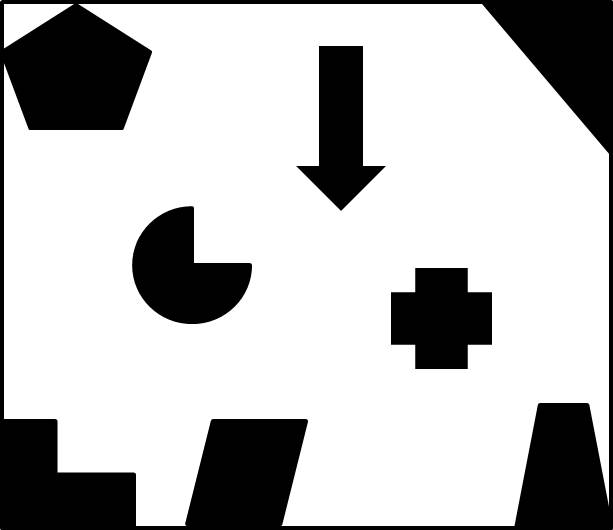
%> input picture matlab_simulation/code v1.0/ME597-6-ScanRegistration/funnymap.jpg, 613 x 530 px
$ octave scanregistration2Dtry.m   (GNU Octave 9; MATLAB toolbox functions it lacks are replaced by stand-ins)
%> lines starting %> are read from the running program, lines starting %| are printed output that depends on the picture; in (x1, y1, x2, y2) boxes, pixels count from 0 and x2, y2 are one past the last pixel; in counts of white or black regions, pixels touching at a corner belong together; the program's own positions count from 1
### matlab_simulation/code v1.0/ME597-10-VerticalMapping/getranges.m
function meas_r = getranges(map,X,meas_phi,rmax,alpha)
% Generate range measurements for a laser scanner based on a map, vehicle
% position and sensor parameters.
% Rough implementation of ray tracing algorithm.

% Initialization
[M,N] = size(map);
x = X(1);
z = X(2);
th = X(3);
meas_r = rmax*ones(size(meas_phi));

% For each measurement bearing
for i=1:length(meas_phi)
    % For each unit step along that bearing up to max range
   for j=1:round(rmax/alpha)
       % Determine the x,z range to the cell
       xi = x+alpha*j*cos(th+meas_phi(i));
       zi = z+alpha*j*sin(th+meas_phi(i));
       % Determine cell coordinates
       ix = round(xi/alpha);
       iz = round(zi/alpha);

       % If not in the map, set measurement there and stop going further
       % If not in the map, set measurement invalid and stop going further
       if (ix<=1||ix>=M||iz<=1||iz>=N)
           meas_r(i) = rmax; % alpha*j;
           break;
       % If in the map but hitting an obstacle, set measurement range and
       % stop going further
       elseif (map(ix,iz))
           meas_r(i) = alpha*j;
           break;
       end
   end
end

### matlab_simulation/code v1.0/ME597-6-ScanRegistration/scanregistration2Dtry.m
%% Scan Registration example
clear;clc;

%% Create AVI object
makemovie = 0;
if(makemovie)
    vidObj = VideoWriter('ICP2d.avi');
    vidObj.Quality = 100;
    vidObj.FrameRate = 5;
    open(vidObj);
end

% Time
Tf = 50;
dt = 0.5;
T = 0:dt:Tf;

% True map
M = 1000;
N = 1000;
dx = 0.1;
I = imread('funnymap.jpg');
%> I is the input picture: size 530x613 uint8; min 0, max 255, mean 188.4
I = imresize(I, [M N]);
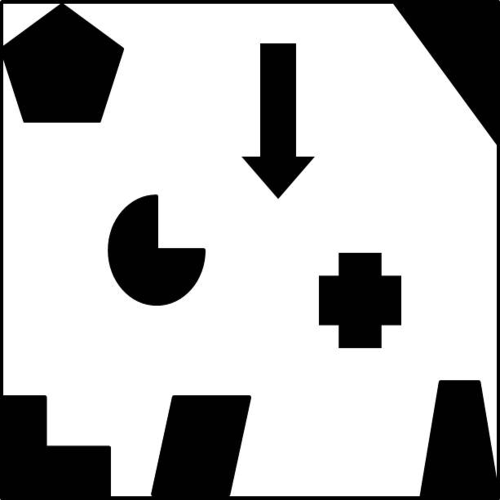
%> I: size 1000x1000 uint8 (shown at 1/2 size); min 0, max 255, mean 188.4
map = im2bw(I, 0.7); % Convert to 0-1 image
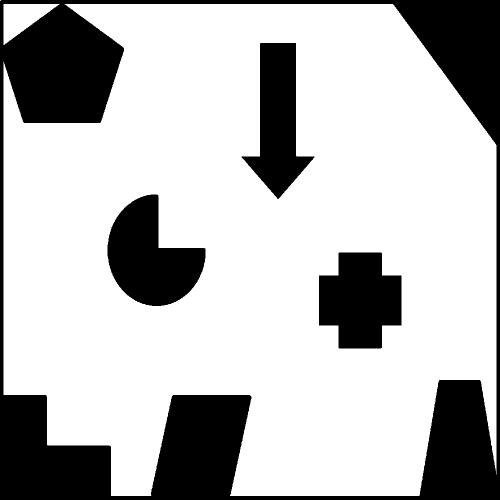
%> map: size 1000x1000 logical (shown at 1/2 size); 73.5% white; 4 black regions, box (x1, y1, x2, y2) and area: (0, 0, 1000, 1000) 191487, (215, 389, 411, 612) 26650, (638, 505, 803, 697) 24499, (483, 86, 629, 398) 22691
map = 1-flipud(map'); % Convert to 0 free, 1 occupied and flip.
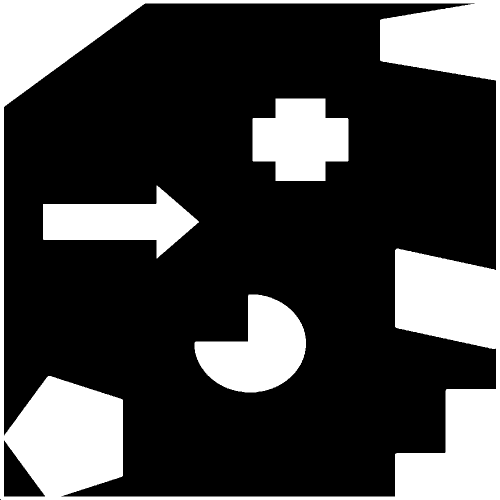
%> map: size 1000x1000 double (shown at 1/2 size); values 0 (black) and 1 (white), 26.5% white; 4 white regions, box (x1, y1, x2, y2) and area: (0, 0, 1000, 1000) 191487, (389, 589, 612, 785) 26650, (505, 197, 697, 362) 24499, (86, 371, 398, 517) 22691

% Map and vehicle path
figure(1);clf; hold on;
image(100*(1-map'));
colormap(gray);
axis equal
axis([0 M 0 N]);
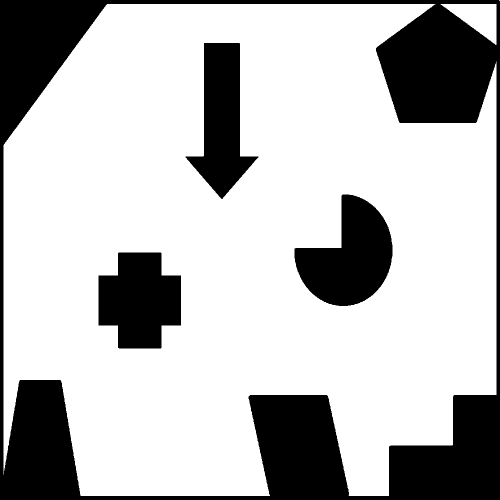
%> displayed picture: size 1000x1000x3, on the screen's scale of 0 to 255 (shown at 1/2 size); values 0 (black) and 99 (white), 73.5% white; 4 black regions, box (x1, y1, x2, y2) and area: (0, 0, 1000, 1000) 191487, (589, 389, 785, 612) 26650, (197, 505, 362, 697) 24499, (371, 86, 517, 398) 22691
if (makemovie) writeVideo(vidObj, getframe(gcf)); end


% Initial Robot State
x0 = [25 20 pi/2]';

% Motion Disturbance model
R = [0.001 0 0;
     0 0.001 0;
     0 0 0.0001];
[RE, Re] = eig(R);

% Control inputs
u = zeros(2, length(T));
u(1,:) = 5;
u(2,:) = -0.05;

% Measurement model
rmax = 40;
meas_phi = [-pi/1.1:0.05:pi/1.1];
Q = 0.0002;
d = sqrt(Q)*randn(1,1);
x0s = [x0(1)/dx; x0(2)/dx; x0(3)];
meas_r = getranges(map,x0s,meas_phi,rmax/dx);
%> the run ends on the next line
